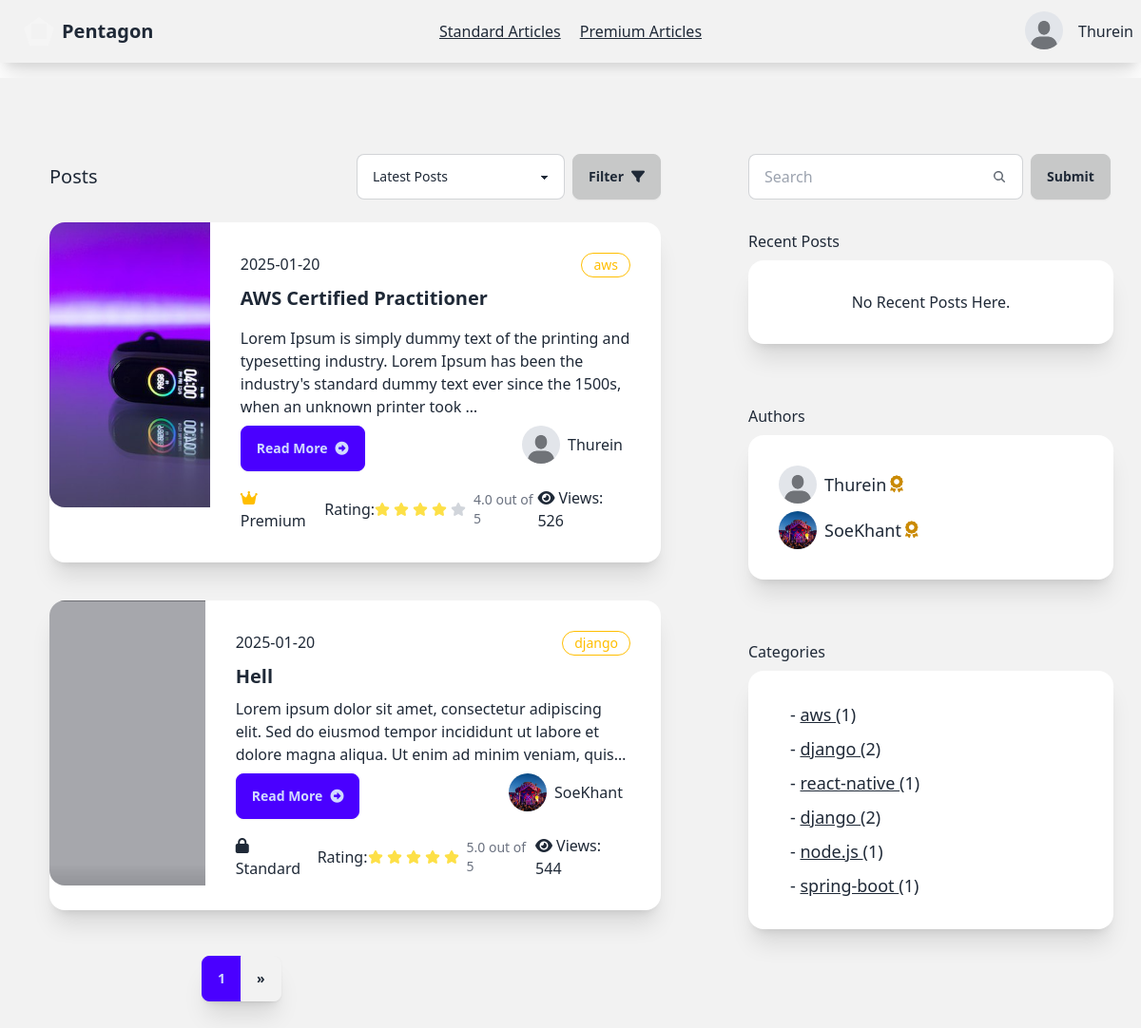
The app's page /reader/ (signed in) with its own data.
### account/models.py (models this page shows, shortened)
class AccountStatus(models.Model):
    is_verified=models.BooleanField(default=False)
    profile=models.ImageField(max_length=100, blank=True,default="account/default.jpeg",null=True,upload_to="media/account")
    user=models.ForeignKey(User, on_delete=models.CASCADE,related_name="account_status")
    rank=models.CharField(max_length=20,blank=True, default="Silver")
    created_at=models.DateTimeField(auto_now=True)

### writer/models.py (models this page shows, shortened)
class Article(models.Model):
    CATEGORY_CHOICES = [
        ('flutter', 'Flutter'),
        ('react-native', 'React Native'),
        ('node.js', 'Node.JS'),
        ('spring-boot','Spring Boot'),
        ('laravel','Laravel'),
        ('django',"Django"),
        ('aws',"AWS"),
        ('web-development','Web Development'),
        ('mobile-development','Mobile Development'),
        ('cloud','Cloud Architect')
    ]
    title=models.CharField(max_length=100)
    content=models.TextField(
        validators=[
            MinLengthValidator(40, message="Content must be at least 40 characters long.")
        ]
    )
    author=models.ForeignKey(User, on_delete=models.CASCADE)
    view_count = models.PositiveIntegerField(default=0)
    posted_at=models.DateTimeField(auto_now_add=True)
    is_premium=models.BooleanField(default=False)
    is_standard=models.BooleanField(default=False)
    photo=models.ImageField(default='article/default.jpeg', blank=True, null=True,upload_to="article/")
    category = models.CharField(
        max_length=20,
        choices=CATEGORY_CHOICES,
        default='web-development',
        blank=False,
        null=False
    )
    def get_rating(self):
        reviews = self.article_review.all()
        if reviews:
            total_rating = sum(review.rating for review in reviews)
            return total_rating / len(reviews)
        else:
            return 0
    def get_author_name(self):
        return self.author.username
    def get_article_count_by_category(self):
        return Article.objects.filter(category=self.category).count()
    def get_account_status(self):
        try:
            return self.author.account_status.first()
        except AccountStatus.DoesNotExist:
            return None

class ArticleReview(models.Model):
    article=models.ForeignKey(Article, on_delete=models.CASCADE,related_name="article_review")
    user=models.ForeignKey(User, on_delete=models.CASCADE, related_name="article_reviewer")
    comment=models.TextField(blank=True, null=True)
    rating=models.FloatField(default=0,blank=True, null=True)
    author_reply=models.TextField(blank=True, null=True)
    posted_at=models.DateTimeField(auto_now_add=True)

### reader/views.py (the view, shortened to what this page needs)
# urls.py: path('',views.client_home,name="client-home"),
@login_required(login_url="sign-in")
def client_home(request):
    recent_articles = get_recent_articles(request.user.id)
    print(recent_articles)
    query=request.GET.get("search","")
    articles=Article.objects.all()
    paginator=Paginator(articles,2)
    page_number=request.GET.get("page")
    page_object=paginator.get_page(page_number)
    users=User.objects.all()
    authors=Article.objects.filter(author__in=users).values('author').distinct()
    accounts=AccountStatus.objects.filter(user__in=authors)
    categories=Article.objects.values('category').distinct()
    context={
        'account_status':get_account_status(request),
        'accounts':accounts,
        'categories':categories,
        "page_objects":page_object,
        "recent_articles":recent_articles,
        "articles":articles,
        "show_spinner":True
    }
    return render(request, "reader/home.html",context)

### reader/views.py (called while the page is built)
def get_recent_articles(user_id):
    key = f"recent_articles:{user_id}"
    article_ids = cache.get(key, [])
    return Article.objects.filter(id__in=article_ids)

def get_account_status(request):
    account_status = AccountStatus.objects.get(user=request.user)
    return account_status

### reader/templates/reader/home.html (shortened to what this page needs)
{% extends 'reader/base.html' %}
{% block content %}
    <div class=" bg-base-200 min-h-screen flex w-100 mt-4">
        <div class="grid grid-cols-8 gap-2 ">
            <div class="col-start-1 col-span-5 mt-12 mx-5">
                <div class="card">
                    <div class="card-body">
                       <div class="flex justify-between items-center">
                        <p class="text-xl">Posts</p>
                        <div class="flex w-80">
                          <select id="postFilter" class="select select-bordered w-full max-w-xs ">
                            <option  selected>Latest Posts</option>
                          </select>
                          <button id="applyFilterBtn" class="btn btn-active ml-2">Filter <i class="fa-solid fa-filter"></i></button>
                        </div>
                       </div>
                        {% for article in page_objects %}
              <div class="card card-side bg-base-100 shadow-xl my-4">
                <figure class="w-11/12 h-5/6">
                    <img
                      class="object-cover"
                      style="min-height:300px;"
                      src="{{article.photo.url}}"
                      alt="Movie" />
                  </figure>
                <div class="card-body">
                  <div class="flex">
                    <p>{{article.posted_at|date:'Y-m-d'}}</p>
                    <div class="badge badge-warning badge-outline p-3">{{article.category}}</div>
                  </div>
                  <h2 class="card-title font-bold">{{article.title}}</h2>
                  <p class="line-clamp-3">{{article.content|safe|truncatewords:30}}</p>
                  <div class="card-actions justify-between">
                    <a href="{% url 'post-detail' article.id %}" class="btn btn-primary"> Read More<i class="fa-solid fa-circle-right"></i></a>
                    <div>
                        <div class="flex-row flex items-center">
                            <div class="avatar">
                                <div class="w-10 rounded-full">
                                    <img
                                    style="object-fit: cover;width:100%;height:100%"
                                    alt="Tailwind CSS Navbar component"
                                    src="{{article.get_account_status.profile.url}}" />
                                </div>
                              </div>
                              <h2 class="mx-2">{{article.get_author_name}}</h2>
                        </div>
                    </div>
                  </div>
                  <div class="flex justify-between items-center mt-2">
                    <div>
                        {% if article.is_premium %}
                        <i class="fa-solid fa-crown text-warning"></i>
                        Premium
                        {% elif article.is_standard %}
                        <i class="fa-solid fa-lock"></i>
                        Standard
                        {% else %}
                        <i class="fa-solid fa-lock-open"></i>
                        Free
                        {% endif %}
                    </div>
                    <div class="flex items-center">
                      Rating:
                      <div class="flex">
                      </div>
                      <div class="">
                        <p class="ms-1 text-sm font-medium text-gray-500 dark:text-gray-400">
                          {{article.get_rating|floatformat:1}}
                          out of 5</p>
                      </div>
                    </div>
                    <div class="">
                        <i class="fa-solid fa-eye mr-1"></i>Views:
                       {{article.view_count}}
                    </div>
                  </div>
                </div>
              </div>
              {% endfor %}
                    </div>
                </div>
                  <div class="join ml-48 mb-12 shadow-xl">
                    <button class="join-item btn btn-primary">{{page_objects.number}}</button>
                    {% if page_objects.has_next %}
                    <a href="?page={{page_objects.next_page_number}}" class="join-item btn">»</a>
                    {% endif %}
                  </div>
            </div>
            <div class="col-start-6 col-span-2 mt-20">
                <div class="flex-row">
                  <div class="ml-8">
                    <form action="" class="flex" method="get">
                      <label class="input input-bordered flex items-center gap-2">
                        <input type="text" class="grow" name="search" placeholder="Search" />
                        <svg
                          xmlns="http://www.w3.org/2000/svg"
                          viewBox="0 0 16 16"
                          fill="currentColor"
                          class="h-4 w-4 opacity-70">
                          <path
                            fill-rule="evenodd"
                            d="M9.965 11.026a5 5 0 1 1 1.06-1.06l2.755 2.754a.75.75 0 1 1-1.06 1.06l-2.755-2.754ZM10.5 7a3.5 3.5 0 1 1-7 0 3.5 3.5 0 0 1 7 0Z"
                            clip-rule="evenodd" />
                        </svg>
                      </label>
                      <input type="submit" value="Submit" class="btn btn-active ml-2">
                    </form>
                  </div>
                  <div class="card">
                    <div class="card-body">
                        Recent Posts
                        <div class="card bg-base-100 w-96 shadow-xl">
                            <div class="card-body">
                               {% if recent_articles %}
                                {% for article in recent_articles %}
                                <div class="flex-row flex items-center">
                                      <h2 class="mx-3">- <a href="" class="link">{{article.title}}</a></h2>
                                </div>
                                {% endfor %}
                                {% else %}
                                  <p class="text-center">No Recent Posts Here.</p>
                               {% endif %}
                            </div>
                          </div>
                      </div>
                    </div>
                  <div class="card">
                    <div class="card-body">
                        Authors
                        <div class="card bg-base-100 w-96 shadow-xl">
                            <div class="card-body">
                               {% for account in accounts %}
                               <div class="flex-row flex items-center">
                                <div class="avatar">
                                    <div class="w-10 rounded-full">
                                      <img src="{{account.profile.url}}" />
                                    </div>
                                  </div>
                                     <h2 class="mx-2 text-lg flex items-center">{{account.user.username}}
                                      {% if account.rank == "Platinum" %}
                                     <i class="fa-solid fa-trophy text-warning ml-1"></i>
                                     {% elif account.rank == "Gold" %}
                                     <i class="fa-solid fa-award  text-yellow-600	ml-1"></i>
                                     {% else %}
                                     <i class="fa-solid fa-medal ml-1"></i>
                                     </h2>
                                     {% endif %}
                               </div>
                               {% endfor %}
                            </div>
                          </div>
                      </div>
                    </div>
                    <div class="card">
                      <div class="card-body">
                          Categories
                          <div class="card bg-base-100 w-96 shadow-xl">
                              <div class="card-body">
                                 {% for category in articles %}
                                 <div class="flex-row flex items-center">
                                       <h2 class="mx-3 text-lg">- <a href="{% url 'category' category.category  %}" class="link">{{category.category}} </a>({{category.get_article_count_by_category}})</h2>
                                 </div>
                                 {% endfor %}
                              </div>
                            </div>
                        </div>
                      </div>
                </div>
                </div>
            </div>
    </div>
{% endblock  %}

### reader/templates/reader/base.html (shortened to what this page needs)
{% load static %}
<!DOCTYPE html>
<html lang="en">
<head>
    <link href="https://cdn.jsdelivr.net/npm/daisyui@latest/dist/full.min.css" rel="stylesheet" type="text/css" />
    <link href="{% static 'fontawesomefree/css/fontawesome.css' %}" rel="stylesheet" type="text/css">
    <link href="{% static 'fontawesomefree/css/brands.css' %}" rel="stylesheet" type="text/css">
    <link href="{% static 'fontawesomefree/css/solid.css' %}" rel="stylesheet" type="text/css">
</head>
<body>
    <div class="navbar bg-base-200 shadow-xl">
        <div class="navbar-start">
          <a href="{% url 'home' %}" class="btn btn-ghost text-xl"><div class="mask mask-pentagon w-8 h-8 border-8 border-neutral-100	"></div>Pentagon</a>
        </div>
        <div class="navbar-center gap-5">
            <a id="standard" href="{% url 'standard-posts' %}" class=" link ">Standard Articles</a>
            <a  href="{% url 'premium-posts' %}" class="link">Premium Articles</a>
          </div>
        <div class="navbar-end gap-3">
          {% if user.is_authenticated %}
          <div class="dropdown dropdown-end">
            <div tabindex="0" role="button" class="btn btn-ghost btn-circle avatar">
              <div class="w-10 rounded-full">
                <img
                  style="object-fit: contain;width:100%;height:100%"
                  alt="Tailwind CSS Navbar component"
                  src="{{account_status.profile.url}}" />
              </div>
            </div>
          </div>
          {{user}}
          {% else %}
          <a href="{% url 'sign-up' %}" class="btn">Sign Up</a>
          <a href="{% url 'sign-in' %}" class="btn">Sign In</a>
          {% endif %}
        </div>
       </div>
    {% block content %}
    {% endblock  %}
    <script src="https://cdn.tailwindcss.com"></script>
</body>
</html>

### records on screen
AccountStatus: profile (placeholder picture), user.username "Thurein", rank "Gold" (drawn)
Article: photo (picture), posted_at "2025-01-20", category "aws", title "AWS Certified Practitioner", content "Lorem Ipsum is simply dummy text of the printing and typesetting industry. Lorem Ipsum has been the industry's standard dummy text ever since the 1500s, when an unknown printer took …", get_account_status.profile (placeholder picture), get_author_name "Thurein", is_premium True (drawn), get_rating "4.0", view_count "526", get_article_count_by_category "1"
Article: photo (picture), posted_at "2025-01-20", category "django", title "Hell", content "Lorem ipsum dolor sit amet, consectetur adipiscing elit. Sed do eiusmod tempor incididunt ut labore et dolore magna aliqua. Ut enim ad minim veniam,…", get_account_status.profile (picture), get_author_name "SoeKhant", is_premium False (drawn), get_rating "5.0", view_count "544", get_article_count_by_category "2"
AccountStatus: profile (picture), user.username "SoeKhant", rank "Gold" (drawn)
Article: category "react-native", get_article_count_by_category "1"
Article: category "django", get_article_count_by_category "2"
Article: category "node.js", get_article_count_by_category "1"
Article: category "spring-boot", get_article_count_by_category "1"

### other values on screen
{{ user }} "Thurein"
{{ page_objects.number }} "1"
